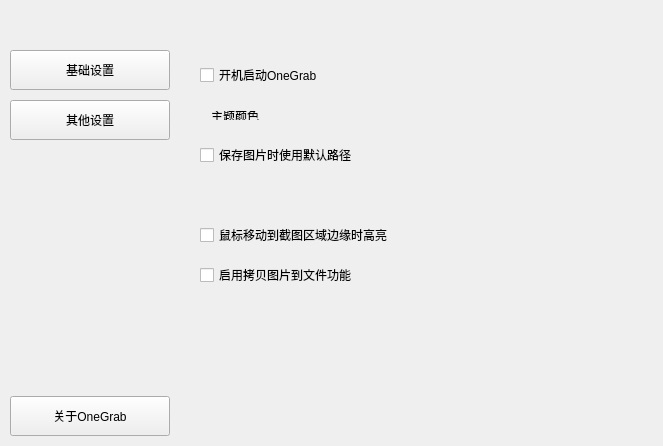
<?xml version="1.0" encoding="UTF-8"?>
<ui version="4.0">
 <class>SettingDialog</class>
 <widget class="QWidget" name="SettingDialog">
  <property name="geometry">
   <rect>
    <x>0</x>
    <y>0</y>
    <width>663</width>
    <height>446</height>
   </rect>
  </property>
  <property name="windowTitle">
   <string>SettingDialog</string>
  </property>
  <property name="styleSheet">
   <string notr="true">#widget_top {
	background-color: #5c5c66;
	border: 1px solid #5c5c66;
	border-top-left-radius: 20px;
	border-top-right-radius: 20px;
}

#widget_bottom {
	background-color: rgb(255, 255, 255);
	border: 1px solid #5c5c66;
	border-bottom-left-radius: 20px;
	border-bottom-right-radius: 20px;
}

#btn_min {
	border: 1px solid #5c5c66;
	border-radius: 10px;
	background-color: #55ee55;
}
#btn_min:hover {
	background-color: #33aa33;
}

#btn_max {
	border: 1px solid #5c5c66;
	border-radius: 10px;
	background-color: #5555ee;
}
#btn_max:hover {
	background-color: #3333aa;
}

#btn_close {
	border: 1px solid #5c5c66;
	border-radius: 13px;
	background-color: #ee5555;
}
#btn_close:hover {
	background-color: #aa3333;
}

#widget_left {
	background-color: white;
	border-radius: 10px;
}

#widget_left&gt;QPushButton {
	color: white;
	background-color: #5c5c66;
	border-radius: 10px;
}

#stackedWidget {
	border-radius: 10px;
	background-color: white;
}
</string>
  </property>
  <layout class="QVBoxLayout" name="verticalLayout">
   <property name="spacing">
    <number>0</number>
   </property>
   <property name="leftMargin">
    <number>0</number>
   </property>
   <property name="topMargin">
    <number>0</number>
   </property>
   <property name="rightMargin">
    <number>0</number>
   </property>
   <property name="bottomMargin">
    <number>0</number>
   </property>
   <item>
    <widget class="QWidget" name="widget_top" native="true">
     <property name="minimumSize">
      <size>
       <width>0</width>
       <height>40</height>
      </size>
     </property>
     <property name="maximumSize">
      <size>
       <width>16777215</width>
       <height>40</height>
      </size>
     </property>
     <property name="font">
      <font>
       <family>Microsoft YaHei UI</family>
       <pointsize>9</pointsize>
      </font>
     </property>
     <layout class="QHBoxLayout" name="horizontalLayout_2">
      <property name="spacing">
       <number>7</number>
      </property>
      <property name="leftMargin">
       <number>7</number>
      </property>
      <property name="topMargin">
       <number>0</number>
      </property>
      <property name="rightMargin">
       <number>7</number>
      </property>
      <property name="bottomMargin">
       <number>0</number>
      </property>
      <item>
       <spacer name="horizontalSpacer">
        <property name="font">
         <font>
          <family>Microsoft YaHei UI</family>
          <pointsize>9</pointsize>
         </font>
        </property>
        <property name="orientation">
         <enum>Qt::Horizontal</enum>
        </property>
        <property name="sizeHint" stdset="0">
         <size>
          <width>574</width>
          <height>20</height>
         </size>
        </property>
       </spacer>
      </item>
      <item>
       <widget class="QPushButton" name="btn_close">
        <property name="minimumSize">
         <size>
          <width>26</width>
          <height>26</height>
         </size>
        </property>
        <property name="maximumSize">
         <size>
          <width>26</width>
          <height>26</height>
         </size>
        </property>
        <property name="font">
         <font>
          <family>Microsoft YaHei UI</family>
          <pointsize>9</pointsize>
         </font>
        </property>
        <property name="text">
         <string/>
        </property>
        <property name="flat">
         <bool>true</bool>
        </property>
       </widget>
      </item>
     </layout>
    </widget>
   </item>
   <item>
    <widget class="QWidget" name="widget_bottom" native="true">
     <property name="font">
      <font>
       <family>Microsoft YaHei UI</family>
       <pointsize>9</pointsize>
      </font>
     </property>
     <layout class="QHBoxLayout" name="horizontalLayout">
      <property name="spacing">
       <number>10</number>
      </property>
      <property name="leftMargin">
       <number>10</number>
      </property>
      <property name="topMargin">
       <number>10</number>
      </property>
      <property name="rightMargin">
       <number>10</number>
      </property>
      <property name="bottomMargin">
       <number>10</number>
      </property>
      <item>
       <widget class="QWidget" name="widget_left" native="true">
        <property name="minimumSize">
         <size>
          <width>160</width>
          <height>0</height>
         </size>
        </property>
        <property name="maximumSize">
         <size>
          <width>160</width>
          <height>16777215</height>
         </size>
        </property>
        <property name="font">
         <font>
          <family>Microsoft YaHei UI</family>
          <pointsize>9</pointsize>
         </font>
        </property>
        <layout class="QVBoxLayout" name="verticalLayout_2">
         <property name="spacing">
          <number>10</number>
         </property>
         <property name="leftMargin">
          <number>0</number>
         </property>
         <property name="topMargin">
          <number>0</number>
         </property>
         <property name="rightMargin">
          <number>0</number>
         </property>
         <property name="bottomMargin">
          <number>0</number>
         </property>
         <item>
          <widget class="QPushButton" name="btn_base">
           <property name="minimumSize">
            <size>
             <width>0</width>
             <height>40</height>
            </size>
           </property>
           <property name="maximumSize">
            <size>
             <width>16777215</width>
             <height>40</height>
            </size>
           </property>
           <property name="font">
            <font>
             <family>Microsoft YaHei UI</family>
             <pointsize>9</pointsize>
            </font>
           </property>
           <property name="cursor">
            <cursorShape>PointingHandCursor</cursorShape>
           </property>
           <property name="text">
            <string>基础设置</string>
           </property>
          </widget>
         </item>
         <item>
          <widget class="QPushButton" name="btn_other">
           <property name="minimumSize">
            <size>
             <width>0</width>
             <height>40</height>
            </size>
           </property>
           <property name="maximumSize">
            <size>
             <width>16777215</width>
             <height>40</height>
            </size>
           </property>
           <property name="font">
            <font>
             <family>Microsoft YaHei UI</family>
             <pointsize>9</pointsize>
            </font>
           </property>
           <property name="cursor">
            <cursorShape>PointingHandCursor</cursorShape>
           </property>
           <property name="text">
            <string>其他设置</string>
           </property>
          </widget>
         </item>
         <item>
          <spacer name="verticalSpacer">
           <property name="font">
            <font>
             <family>Microsoft YaHei UI</family>
             <pointsize>9</pointsize>
            </font>
           </property>
           <property name="orientation">
            <enum>Qt::Vertical</enum>
           </property>
           <property name="sizeHint" stdset="0">
            <size>
             <width>20</width>
             <height>387</height>
            </size>
           </property>
          </spacer>
         </item>
         <item>
          <widget class="QPushButton" name="btn_about">
           <property name="minimumSize">
            <size>
             <width>0</width>
             <height>40</height>
            </size>
           </property>
           <property name="maximumSize">
            <size>
             <width>16777215</width>
             <height>40</height>
            </size>
           </property>
           <property name="font">
            <font>
             <family>Microsoft YaHei UI</family>
             <pointsize>9</pointsize>
            </font>
           </property>
           <property name="cursor">
            <cursorShape>PointingHandCursor</cursorShape>
           </property>
           <property name="text">
            <string>关于OneGrab</string>
           </property>
          </widget>
         </item>
        </layout>
       </widget>
      </item>
      <item>
       <widget class="QStackedWidget" name="stackedWidget">
        <property name="font">
         <font>
          <family>Microsoft YaHei UI</family>
          <pointsize>9</pointsize>
         </font>
        </property>
        <property name="currentIndex">
         <number>0</number>
        </property>
        <widget class="QWidget" name="base_page">
         <widget class="QPushButton" name="btn_save">
          <property name="geometry">
           <rect>
            <x>520</x>
            <y>520</y>
            <width>60</width>
            <height>30</height>
           </rect>
          </property>
          <property name="font">
           <font>
            <family>Microsoft YaHei UI</family>
            <pointsize>9</pointsize>
           </font>
          </property>
          <property name="cursor">
           <cursorShape>PointingHandCursor</cursorShape>
          </property>
          <property name="text">
           <string>保存</string>
          </property>
          <property name="flat">
           <bool>true</bool>
          </property>
         </widget>
         <widget class="QCheckBox" name="cb_start_by_pc">
          <property name="geometry">
           <rect>
            <x>20</x>
            <y>10</y>
            <width>421</width>
            <height>30</height>
           </rect>
          </property>
          <property name="font">
           <font>
            <family>Microsoft YaHei UI</family>
            <pointsize>9</pointsize>
           </font>
          </property>
          <property name="text">
           <string>开机启动OneGrab</string>
          </property>
          <property name="tristate">
           <bool>false</bool>
          </property>
         </widget>
         <widget class="QSpinBox" name="sb_back_time">
          <property name="geometry">
           <rect>
            <x>540</x>
            <y>290</y>
            <width>40</width>
            <height>30</height>
           </rect>
          </property>
          <property name="font">
           <font>
            <family>Microsoft YaHei UI</family>
            <pointsize>9</pointsize>
           </font>
          </property>
          <property name="maximum">
           <number>30</number>
          </property>
         </widget>
         <widget class="QWidget" name="layoutWidget">
          <property name="geometry">
           <rect>
            <x>20</x>
            <y>50</y>
            <width>261</width>
            <height>31</height>
           </rect>
          </property>
          <property name="font">
           <font>
            <family>Microsoft YaHei UI</family>
            <pointsize>9</pointsize>
           </font>
          </property>
          <layout class="QHBoxLayout" name="horizontalLayout_5">
           <item>
            <widget class="QLabel" name="label_5">
             <property name="font">
              <font>
               <family>Microsoft YaHei UI</family>
               <pointsize>9</pointsize>
              </font>
             </property>
             <property name="text">
              <string>主题颜色</string>
             </property>
            </widget>
           </item>
           <item>
            <widget class="QPushButton" name="btn_color">
             <property name="minimumSize">
              <size>
               <width>24</width>
               <height>24</height>
              </size>
             </property>
             <property name="maximumSize">
              <size>
               <width>24</width>
               <height>24</height>
              </size>
             </property>
             <property name="font">
              <font>
               <family>Microsoft YaHei UI</family>
               <pointsize>9</pointsize>
              </font>
             </property>
             <property name="cursor">
              <cursorShape>PointingHandCursor</cursorShape>
             </property>
             <property name="text">
              <string/>
             </property>
             <property name="flat">
              <bool>true</bool>
             </property>
            </widget>
           </item>
           <item>
            <spacer name="horizontalSpacer_2">
             <property name="font">
              <font>
               <family>Microsoft YaHei UI</family>
               <pointsize>9</pointsize>
              </font>
             </property>
             <property name="orientation">
              <enum>Qt::Horizontal</enum>
             </property>
             <property name="sizeHint" stdset="0">
              <size>
               <width>40</width>
               <height>20</height>
              </size>
             </property>
            </spacer>
           </item>
          </layout>
         </widget>
         <widget class="QCheckBox" name="cb_use_default_save_path">
          <property name="geometry">
           <rect>
            <x>20</x>
            <y>90</y>
            <width>421</width>
            <height>30</height>
           </rect>
          </property>
          <property name="font">
           <font>
            <family>Microsoft YaHei UI</family>
            <pointsize>9</pointsize>
           </font>
          </property>
          <property name="text">
           <string>保存图片时使用默认路径</string>
          </property>
         </widget>
         <widget class="DLineEdit" name="edit_default_save_path" native="true">
          <property name="geometry">
           <rect>
            <x>20</x>
            <y>130</y>
            <width>300</width>
            <height>30</height>
           </rect>
          </property>
          <property name="font">
           <font>
            <family>Microsoft YaHei UI</family>
            <pointsize>9</pointsize>
           </font>
          </property>
         </widget>
         <widget class="QCheckBox" name="cb_bright_border">
          <property name="geometry">
           <rect>
            <x>20</x>
            <y>170</y>
            <width>421</width>
            <height>30</height>
           </rect>
          </property>
          <property name="font">
           <font>
            <family>Microsoft YaHei UI</family>
            <pointsize>9</pointsize>
           </font>
          </property>
          <property name="text">
           <string>鼠标移动到截图区域边缘时高亮</string>
          </property>
         </widget>
         <widget class="QCheckBox" name="cb_copy2file">
          <property name="geometry">
           <rect>
            <x>20</x>
            <y>210</y>
            <width>421</width>
            <height>30</height>
           </rect>
          </property>
          <property name="font">
           <font>
            <family>Microsoft YaHei UI</family>
            <pointsize>9</pointsize>
           </font>
          </property>
          <property name="text">
           <string>启用拷贝图片到文件功能</string>
          </property>
         </widget>
        </widget>
        <widget class="QWidget" name="other_page">
         <widget class="QCheckBox" name="cb_start">
          <property name="geometry">
           <rect>
            <x>10</x>
            <y>10</y>
            <width>570</width>
            <height>30</height>
           </rect>
          </property>
          <property name="text">
           <string>开机启动OneDesktop</string>
          </property>
          <property name="tristate">
           <bool>false</bool>
          </property>
         </widget>
        </widget>
        <widget class="QWidget" name="about_page">
         <widget class="QWidget" name="layoutWidget">
          <property name="geometry">
           <rect>
            <x>20</x>
            <y>20</y>
            <width>421</width>
            <height>41</height>
           </rect>
          </property>
          <layout class="QHBoxLayout" name="horizontalLayout_3">
           <item>
            <widget class="QLabel" name="label_version">
             <property name="text">
              <string>软件版本：V20240911</string>
             </property>
             <property name="alignment">
              <set>Qt::AlignLeading|Qt::AlignLeft|Qt::AlignVCenter</set>
             </property>
            </widget>
           </item>
           <item>
            <widget class="QPushButton" name="btn_check_update">
             <property name="minimumSize">
              <size>
               <width>100</width>
               <height>36</height>
              </size>
             </property>
             <property name="maximumSize">
              <size>
               <width>100</width>
               <height>36</height>
              </size>
             </property>
             <property name="cursor">
              <cursorShape>PointingHandCursor</cursorShape>
             </property>
             <property name="text">
              <string>检查更新</string>
             </property>
             <property name="flat">
              <bool>true</bool>
             </property>
            </widget>
           </item>
          </layout>
         </widget>
         <widget class="QWidget" name="layoutWidget">
          <property name="geometry">
           <rect>
            <x>10</x>
            <y>70</y>
            <width>441</width>
            <height>41</height>
           </rect>
          </property>
          <layout class="QHBoxLayout" name="horizontalLayout_4">
           <item>
            <widget class="QLabel" name="label_about">
             <property name="text">
              <string>官方网站:http://wanghd.icu</string>
             </property>
             <property name="alignment">
              <set>Qt::AlignLeading|Qt::AlignLeft|Qt::AlignVCenter</set>
             </property>
            </widget>
           </item>
           <item>
            <widget class="QPushButton" name="btn_visti_website">
             <property name="minimumSize">
              <size>
               <width>100</width>
               <height>36</height>
              </size>
             </property>
             <property name="maximumSize">
              <size>
               <width>100</width>
               <height>36</height>
              </size>
             </property>
             <property name="cursor">
              <cursorShape>PointingHandCursor</cursorShape>
             </property>
             <property name="text">
              <string>访问官网</string>
             </property>
             <property name="flat">
              <bool>true</bool>
             </property>
            </widget>
           </item>
          </layout>
         </widget>
        </widget>
       </widget>
      </item>
     </layout>
    </widget>
   </item>
  </layout>
 </widget>
 <layoutdefault spacing="6" margin="11"/>
 <customwidgets>
  <customwidget>
   <class>DLineEdit</class>
   <extends>QWidget</extends>
   <header>DLineEdit.h</header>
   <container>1</container>
  </customwidget>
 </customwidgets>
 <resources/>
 <connections/>
</ui>
